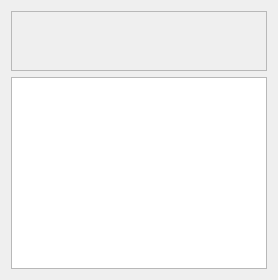
      <widget class="QWidget" name="ztf_page">
       <layout class="QGridLayout" name="gridLayout_6">
        <item row="1" column="0" colspan="2">
         <widget class="QTableWidget" name="ztf_tableWidget">
          <property name="editTriggers">
           <set>QAbstractItemView::NoEditTriggers</set>
          </property>
         </widget>
        </item>
        <item row="0" column="0" colspan="2">
         <widget class="QFrame" name="frame_9">
          <property name="minimumSize">
           <size>
            <width>0</width>
            <height>60</height>
           </size>
          </property>
          <property name="maximumSize">
           <size>
            <width>16777215</width>
            <height>60</height>
           </size>
          </property>
          <property name="frameShape">
           <enum>QFrame::StyledPanel</enum>
          </property>
          <property name="frameShadow">
           <enum>QFrame::Raised</enum>
          </property>
          <layout class="QGridLayout" name="gridLayout_14">
           <item row="0" column="0">
            <widget class="QLabel" name="irsalabel_2">
             <property name="minimumSize">
              <size>
               <width>90</width>
               <height>40</height>
              </size>
             </property>
             <property name="maximumSize">
              <size>
               <width>90</width>
               <height>40</height>
              </size>
             </property>
             <property name="text">
              <string/>
             </property>
             <property name="pixmap">
              <pixmap resource="../icon.qrc">:/icon/icon/irsa.png</pixmap>
             </property>
             <property name="scaledContents">
              <bool>true</bool>
             </property>
            </widget>
           </item>
           <item row="0" column="1">
            <widget class="QLabel" name="ztflabel">
             <property name="minimumSize">
              <size>
               <width>70</width>
               <height>40</height>
              </size>
             </property>
             <property name="maximumSize">
              <size>
               <width>70</width>
               <height>40</height>
              </size>
             </property>
             <property name="text">
              <string/>
             </property>
             <property name="pixmap">
              <pixmap resource="../icon.qrc">:/icon/icon/ztf_logo.png</pixmap>
             </property>
             <property name="scaledContents">
              <bool>true</bool>
             </property>
            </widget>
           </item>
          </layout>
         </widget>
        </item>
       </layout>
      </widget>
